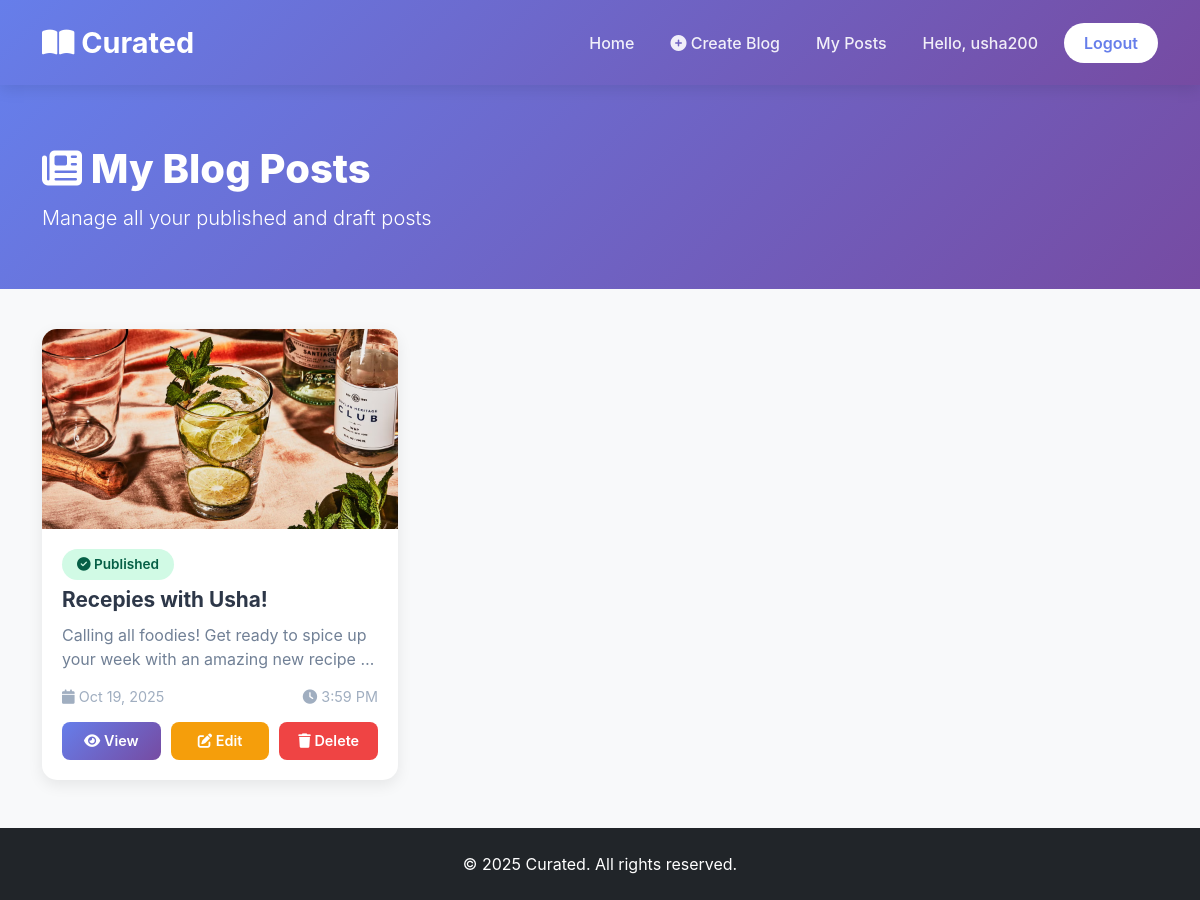
Page /my-posts/ (signed in) on the committed database.
### blog/models.py (models this page shows, shortened)
class Post(models.Model):
    title = models.CharField(max_length=200)
    slug = models.SlugField(max_length=200, unique=True)
    author = models.ForeignKey(User, on_delete=models.CASCADE, related_name='blog_posts')
    content = models.TextField()
    image = models.ImageField(upload_to='blog_images/', blank=True, null=True)
    created_at = models.DateTimeField(default=timezone.now)
    updated_at = models.DateTimeField(auto_now=True)
    published = models.BooleanField(default=True)
    class Meta:
        ordering = ['-created_at']

### blog/views.py (the view)
# urls.py: path('my-posts/', views.my_posts, name='my_posts'),
@login_required
def my_posts(request):
    posts = Post.objects.filter(author=request.user)
    paginator = Paginator(posts, 6)
    page_number = request.GET.get('page')
    page_obj = paginator.get_page(page_number)
    return render(request, 'blog/my_posts.html', {'page_obj': page_obj})

### blog/templates/blog/my_posts.html (shortened to what this page needs)
{% load static %}
<!DOCTYPE html>
<html lang="en">
<head>
    <link href="https://cdn.jsdelivr.net/npm/bootstrap@5.3.0/dist/css/bootstrap.min.css" rel="stylesheet">
    <link rel="stylesheet" href="https://cdnjs.cloudflare.com/ajax/libs/font-awesome/6.4.0/css/all.min.css">
</head>
<body>
    <nav class="navbar navbar-expand-lg navbar-dark">
        <div class="container">
            <a class="navbar-brand" href="{% url 'blog:home' %}">
                <i class="fas fa-book-open"></i> Curated
            </a>
            <div class="collapse navbar-collapse" id="navbarNav">
                <ul class="navbar-nav ms-auto align-items-center">
                    <li class="nav-item">
                        <a class="nav-link" href="{% url 'blog:home' %}">Home</a>
                    </li>
                    <li class="nav-item">
                        <a class="nav-link" href="{% url 'blog:post_create' %}">
                            <i class="fas fa-plus-circle"></i> Create Blog
                        </a>
                    </li>
                    <li class="nav-item">
                        <a class="nav-link active" href="{% url 'blog:my_posts' %}">My Posts</a>
                    </li>
                    <li class="nav-item">
                        <span class="nav-link">Hello, {{ user.username }}</span>
                    </li>
                    <li class="nav-item">
                        <a href="{% url 'accounts:logout' %}" class="btn btn-custom ms-2">Logout</a>
                    </li>
                </ul>
            </div>
        </div>
    </nav>
    <div class="page-header">
        <div class="container">
            <h1 class="page-title">
                <i class="fas fa-newspaper"></i> My Blog Posts
            </h1>
            <p class="lead">Manage all your published and draft posts</p>
        </div>
    </div>
    <div class="container mb-5">
        {% if page_obj %}
        <div class="row g-4">
            {% for post in page_obj %}
            <div class="col-md-6 col-lg-4">
                <div class="card blog-card">
                    {% if post.image %}
                    <img src="{{ post.image.url }}" class="blog-card-img" alt="{{ post.title }}">
                    {% else %}
                    <div class="blog-card-img" style="background: linear-gradient(135deg, #667eea 0%, #764ba2 100%); display: flex; align-items: center; justify-content: center; color: white; font-size: 3rem;">
                        <i class="fas fa-blog"></i>
                    </div>
                    {% endif %}
                    <div class="blog-card-body">
                        <span class="post-status {% if post.published %}status-published{% else %}status-draft{% endif %}">
                            {% if post.published %}
                            <i class="fas fa-check-circle"></i> Published
                            {% else %}
                            <i class="fas fa-edit"></i> Draft
                            {% endif %}
                        </span>
                        <h3 class="blog-title mt-2">{{ post.title }}</h3>
                        <p class="blog-excerpt">{{ post.content|truncatewords:15 }}</p>
                        <div class="blog-meta">
                            <span><i class="fas fa-calendar"></i> {{ post.created_at|date:"M d, Y" }}</span>
                            <span><i class="fas fa-clock"></i> {{ post.updated_at|date:"g:i A" }}</span>
                        </div>
                        <div class="post-actions">
                            <a href="{% url 'blog:post_detail' post.slug %}" class="btn-action btn-view">
                                <i class="fas fa-eye"></i> View
                            </a>
                            <a href="{% url 'blog:post_edit' post.slug %}" class="btn-action btn-edit">
                                <i class="fas fa-edit"></i> Edit
                            </a>
                            <a href="{% url 'blog:post_delete' post.slug %}" class="btn-action btn-delete">
                                <i class="fas fa-trash"></i> Delete
                            </a>
                        </div>
                    </div>
                </div>
            </div>
            {% endfor %}
        </div>
        {% endif %}
    </div>
    <footer class="bg-dark text-white text-center py-4 mt-5">
        <div class="container">
            <p class="mb-0">&copy; 2025 Curated. All rights reserved.</p>
        </div>
    </footer>
</body>
</html>

### blog/templates/blog/my_posts.html (style rules this page uses)
:root { --primary-color: #667eea; --secondary-color: #764ba2; }
body { font-family: 'Inter', -apple-system, BlinkMacSystemFont, 'Segoe UI', sans-serif; background: #f8f9fa; }
.navbar { background: linear-gradient(135deg, var(--primary-color) 0%, var(--secondary-color) 100%); box-shadow: 0 4px 15px rgba(0,0,0,0.1); padding: 1rem 0; }
.navbar-brand { font-size: 1.8rem; font-weight: 700; color: white !important; }
.nav-link { color: rgba(255,255,255,0.9) !important; font-weight: 500; margin: 0 10px; transition: all 0.3s ease; }
.btn-custom { background: white; color: var(--primary-color); font-weight: 600; padding: 8px 20px; border-radius: 25px; border: none; }
.page-header { background: linear-gradient(135deg, var(--primary-color) 0%, var(--secondary-color) 100%); color: white; padding: 60px 0 40px; margin-bottom: 40px; }
.page-title { font-size: 2.5rem; font-weight: 800; margin-bottom: 10px; }
.blog-card { border: none; border-radius: 15px; overflow: hidden; transition: all 0.3s ease; box-shadow: 0 5px 15px rgba(0,0,0,0.08); height: 100%; }
.blog-card-img { height: 200px; object-fit: cover; width: 100%; }
.blog-card-body { padding: 20px; }
.blog-title { font-size: 1.3rem; font-weight: 700; color: #2d3748; margin-bottom: 10px; display: -webkit-box; -webkit-line-clamp: 2; -webkit-box-orient: vertical; overflow: hidden; }
.blog-excerpt { color: #718096; margin-bottom: 15px; display: -webkit-box; -webkit-line-clamp: 2; -webkit-box-orient: vertical; overflow: hidden; }
.blog-meta { display: flex; justify-content: space-between; align-items: center; font-size: 0.9rem; color: #a0aec0; margin-bottom: 15px; }
.post-status { display: inline-block; padding: 5px 15px; border-radius: 20px; font-size: 0.85rem; font-weight: 600; }
.status-published { background: #d1fae5; color: #065f46; }
.post-actions { display: flex; gap: 10px; }
.btn-action { flex: 1; padding: 8px; border-radius: 8px; font-weight: 600; text-decoration: none; text-align: center; transition: all 0.3s ease; font-size: 0.9rem; }
.btn-view { background: linear-gradient(135deg, var(--primary-color), var(--secondary-color)); color: white; }
.btn-edit { background: #f59e0b; color: white; }
.btn-delete { background: #ef4444; color: white; }

### rows in the picture
Post: image (picture), published True (drawn), title "Recepies with Usha!", content "Calling all foodies! Get ready to spice up your week with an amazing new recipe …", created_at "Oct 19, 2025", updated_at "3:59 PM"

### other values in the picture
{{ user.username }} "usha200"
